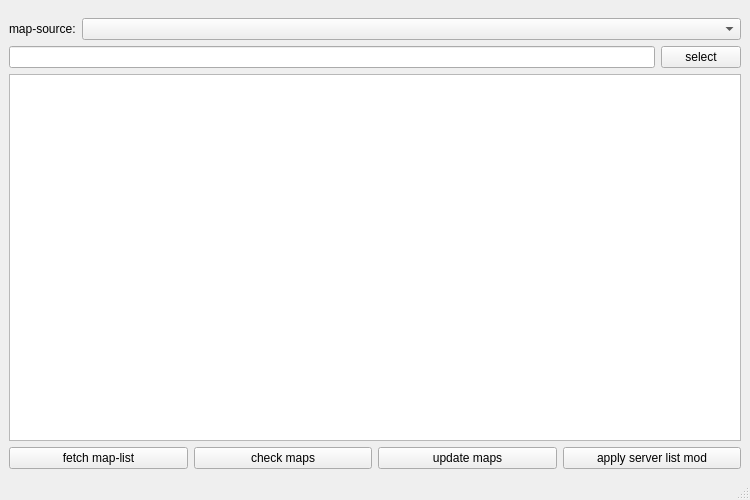
<?xml version="1.0" encoding="UTF-8"?>
<ui version="4.0">
 <class>MainWindow</class>
 <widget class="QMainWindow" name="MainWindow">
  <property name="geometry">
   <rect>
    <x>0</x>
    <y>0</y>
    <width>750</width>
    <height>500</height>
   </rect>
  </property>
  <property name="windowTitle">
   <string>coj maps downloader</string>
  </property>
  <widget class="QWidget" name="centralwidget">
   <layout class="QVBoxLayout" name="verticalLayout">
    <item>
     <widget class="QWidget" name="widget_3" native="true">
      <layout class="QHBoxLayout" name="horizontalLayout_3">
       <property name="leftMargin">
        <number>0</number>
       </property>
       <property name="rightMargin">
        <number>0</number>
       </property>
       <property name="bottomMargin">
        <number>0</number>
       </property>
       <item>
        <widget class="QLabel" name="label">
         <property name="sizePolicy">
          <sizepolicy hsizetype="Maximum" vsizetype="Preferred">
           <horstretch>0</horstretch>
           <verstretch>0</verstretch>
          </sizepolicy>
         </property>
         <property name="text">
          <string>map-source:</string>
         </property>
        </widget>
       </item>
       <item>
        <widget class="QComboBox" name="comboBoxSource">
         <property name="sizePolicy">
          <sizepolicy hsizetype="Minimum" vsizetype="Fixed">
           <horstretch>0</horstretch>
           <verstretch>0</verstretch>
          </sizepolicy>
         </property>
        </widget>
       </item>
      </layout>
     </widget>
    </item>
    <item>
     <widget class="QWidget" name="widget_2" native="true">
      <layout class="QHBoxLayout" name="horizontalLayout_2">
       <property name="leftMargin">
        <number>0</number>
       </property>
       <property name="topMargin">
        <number>0</number>
       </property>
       <property name="rightMargin">
        <number>0</number>
       </property>
       <property name="bottomMargin">
        <number>0</number>
       </property>
       <item>
        <widget class="QLineEdit" name="lineEditFolder"/>
       </item>
       <item>
        <widget class="QPushButton" name="pushButtonFolder">
         <property name="text">
          <string>select</string>
         </property>
        </widget>
       </item>
      </layout>
     </widget>
    </item>
    <item>
     <widget class="QTableWidget" name="tableWidget"/>
    </item>
    <item>
     <widget class="QWidget" name="widget" native="true">
      <layout class="QHBoxLayout" name="horizontalLayout">
       <property name="leftMargin">
        <number>0</number>
       </property>
       <property name="topMargin">
        <number>0</number>
       </property>
       <property name="rightMargin">
        <number>0</number>
       </property>
       <property name="bottomMargin">
        <number>0</number>
       </property>
       <item>
        <widget class="QPushButton" name="pushButtonFetch">
         <property name="text">
          <string>fetch map-list</string>
         </property>
        </widget>
       </item>
       <item>
        <widget class="QPushButton" name="pushButtonCheck">
         <property name="text">
          <string>check maps</string>
         </property>
        </widget>
       </item>
       <item>
        <widget class="QPushButton" name="pushButtonUpdate">
         <property name="text">
          <string>update maps</string>
         </property>
        </widget>
       </item>
       <item>
        <widget class="QPushButton" name="pushButtonServerMod">
         <property name="text">
          <string>apply server list mod</string>
         </property>
        </widget>
       </item>
      </layout>
     </widget>
    </item>
   </layout>
  </widget>
  <widget class="QMenuBar" name="menubar">
   <property name="geometry">
    <rect>
     <x>0</x>
     <y>0</y>
     <width>750</width>
     <height>30</height>
    </rect>
   </property>
  </widget>
  <widget class="QStatusBar" name="statusbar"/>
 </widget>
 <resources/>
 <connections/>
</ui>
